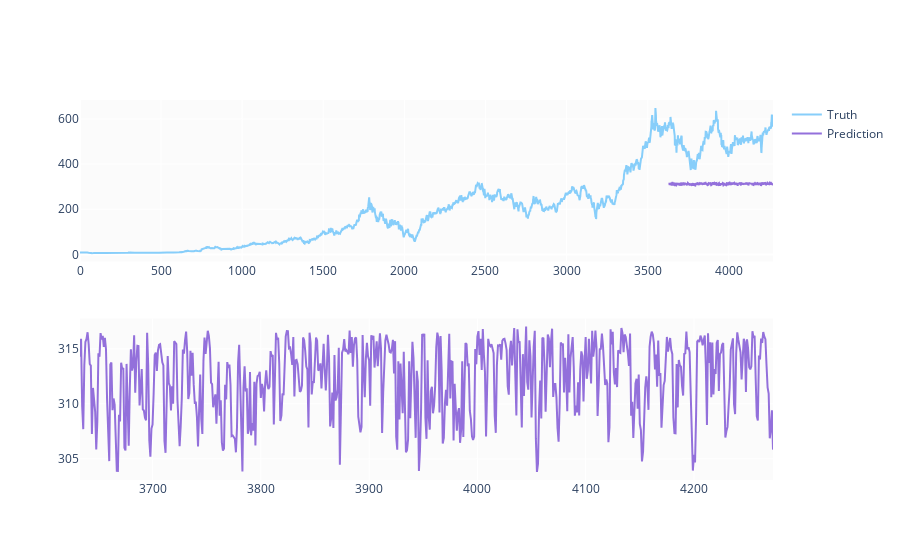

The notebook cell saved with this chart:
### Code cell
predicted_prices = df.loc[test_split_idx+1:].copy()
predicted_prices['Close Price'] = y_pred
predicted_prices.head()

fig = make_subplots(rows=2, cols=1)
fig.add_trace(go.Scatter(x=temp.index, y=df['Close Price'],
                         name='Truth',
                         marker_color='LightSkyBlue'), row=1, col=1)

fig.add_trace(go.Scatter(x=predicted_prices.index,
                         y=predicted_prices['Close Price'],
                         name='Prediction',
                         marker_color='MediumPurple'), row=1, col=1)

fig.add_trace(go.Scatter(x=predicted_prices.index,
                         y=y_pred,
                         marker_color='MediumPurple',
                         showlegend=False), row=2, col=1)

fig.show()

### Figure 1 — Plotly figure (JSON) as saved in the notebook; plotly's stock layout.template omitted (floating-point values rounded to 4 significant figures; data arrays with more than 128 entries replaced by an {"elided": "..."} marker saying what was removed)
{"data": [{"marker": {"color": "LightSkyBlue"}, "name": "Truth", "type": "scatter", "x": {"elided": "4274 int values"}, "xaxis": "x", "y": {"elided": "4274 float values"}, "yaxis": "y"}, {"marker": {"color": "MediumPurple"}, "name": "Prediction", "type": "scatter", "x": {"elided": "641 int values"}, "xaxis": "x", "y": {"elided": "641 float values"}, "yaxis": "y"}, {"marker": {"color": "MediumPurple"}, "showlegend": false, "type": "scatter", "x": {"elided": "641 int values"}, "xaxis": "x2", "y": {"elided": "641 float values"}, "yaxis": "y2"}], "layout": {"xaxis": {"anchor": "y", "domain": [0, 1]}, "xaxis2": {"anchor": "y2", "domain": [0, 1]}, "yaxis": {"anchor": "x", "domain": [0.575, 1]}, "yaxis2": {"anchor": "x2", "domain": [0, 0.425]}}}
